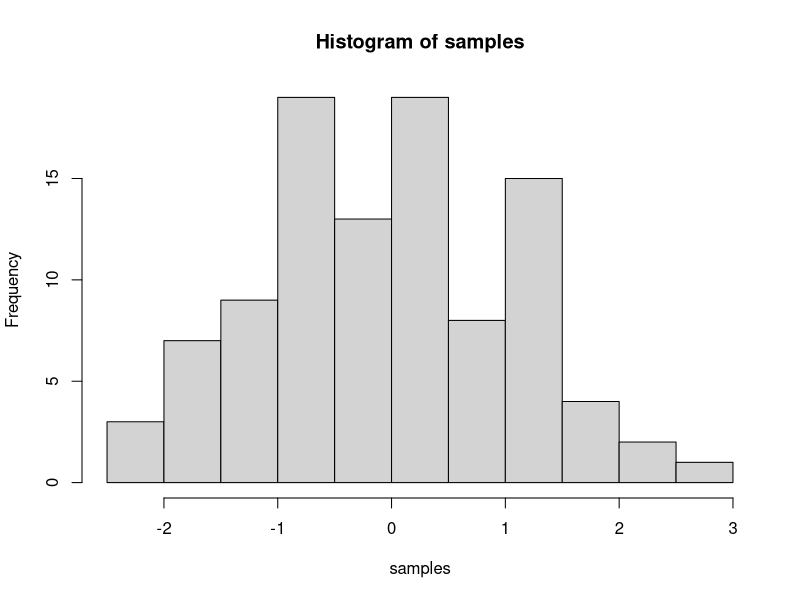
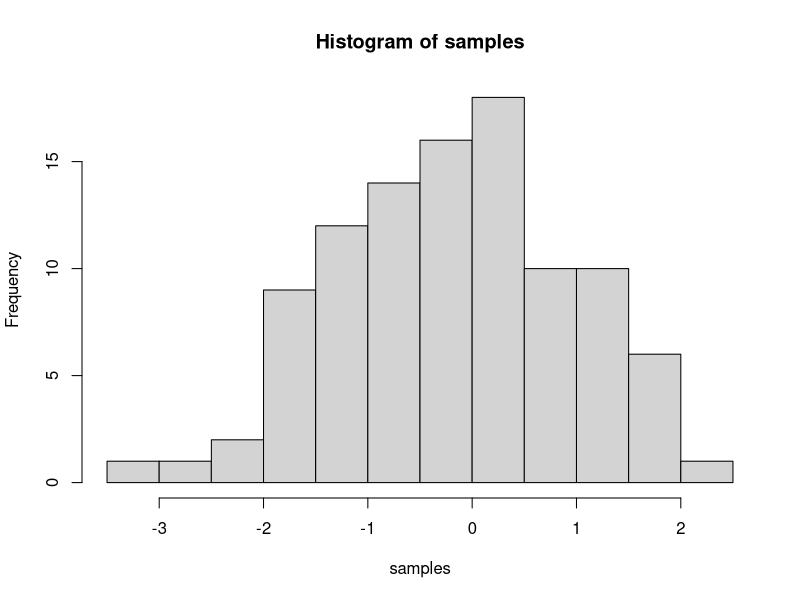

Reproduce these figures in R, in order.
## ---- chunk 1
knitr::opts_chunk$set(message=FALSE,warning=FALSE, cache=TRUE)
## ---- chunk 2
samples <- rnorm(100, mean=0, sd=1)
hist(samples)
## ---- chunk 3
samples <- rnorm(100, mean=0, sd=1)
hist(samples)
## ---- chunk 4
1+2
2*5
5/3
(1+6+4)/5

## ---- chunk 5
a<-1
b<-2
a+b

d<-c(1,2,3)
e<-c(5,6,7)
d+e
d*e
d/e

## ---- chunk 6
# for loop solution
# i becomes the number 1 to 100 at each step of the loop


a <- length(100) # make empty variable, set length to 100
for (i in 1:100){
  a[i] <-i #assigns the number in i, to the ith index of a
}

print(a)

# for loop solution #2

a<-c() #create empty variable using combine command
for (i in 1:100){
  a<-c(a,i) # keeps combining a with itself and the new number in i
}
print(a)

# seq solution
a <- seq(1,100,1) # look up help for seq using ?seq() in console
print(a)

